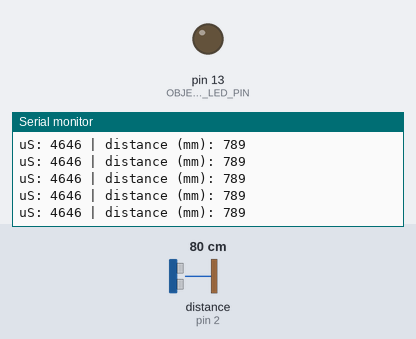
Recording of a sketch running on a simulated Arduino Uno, built with avr-gcc and run on an emulated ATmega328P. On the bench: output pins drawn as LEDs (lit = HIGH), the last lines printed to the serial monitor. Wiring (inferred from the names in the program): ultrasonic range finder: trigger pin 3; echo pin 2. Inputs (shaded band) come from the test bench; at power-on: distance to the obstacle (sensor on pin 2) 80 cm. The echo pulse lasts 58.3 µs per cm; pins used as bus, display or sensor lines are not drawn.

Above: at 2.2 s.
2.3 s: distance to the obstacle (sensor on pin 2) set to 9 cm
At 2.33 s:
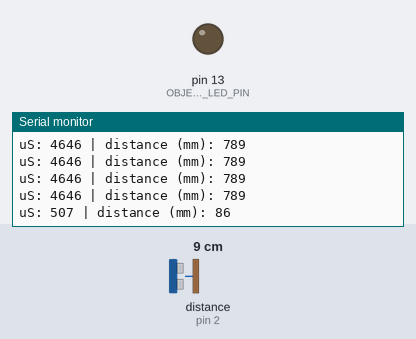
5.3 s: distance to the obstacle (sensor on pin 2) set to 4 cm
At 5.34 s:
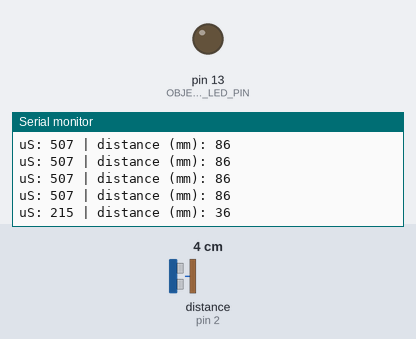
Timing chart, 0 to 8.3 s (numbered marks = the images above; inputs shaded):
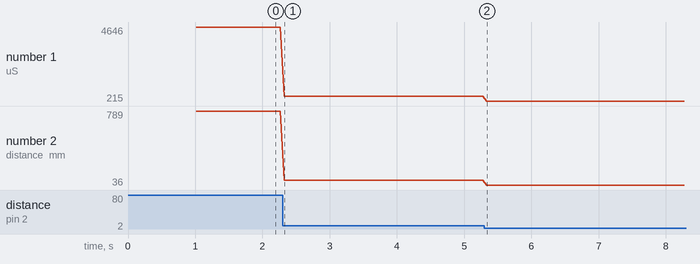

The sketch:

testing_pulsein_timeout.ino
```cpp
//pin definitions
//Ultrasonic sensor
#define ECHO_PIN 2
#define TRIGGER_PIN 3
//#define STUCK_LED_PIN 12 //not implemented yet, except for start up indicators
#define OBJECT_DETECTED_LED_PIN 13

//variables
#define SPEED_OF_SOUND_MM_PER_S 340000
//Remember the formula is distance = 0.5 * speed * time; therefore time = 2 * (distance / speed)
#define ONE_MICROSECOND_IS_X_MILLIMETRES (0.5 * SPEED_OF_SOUND_MM_PER_S * 1e-6)
#define TIMEOUT_DISTANCE_MM 1000
#define PULSEIN_TIMEOUT_US (TIMEOUT_DISTANCE_MM / ONE_MICROSECOND_IS_X_MILLIMETRES)


void setup() {
  pinMode(ECHO_PIN, INPUT);
  pinMode(TRIGGER_PIN, OUTPUT);
  digitalWrite(TRIGGER_PIN, LOW); //no accidental triggering
  //pinMode(STUCK_LED_PIN, OUTPUT);
  pinMode(OBJECT_DETECTED_LED_PIN, OUTPUT);

  Serial.begin(9600);
  Serial.println("PULSEIN_TIMEOUT_US: " + String(PULSEIN_TIMEOUT_US) + " | ONE_MICROSECOND_IS_X_MILLIMETRES: " + String(ONE_MICROSECOND_IS_X_MILLIMETRES));

  delay(1000);
}

void loop() {

  //send pulse
  digitalWrite(TRIGGER_PIN, HIGH);
  delayMicroseconds(10); //send the trigger pulse
  digitalWrite(TRIGGER_PIN, LOW);


  //Calculations
  signed long duration_uS = pulseInLong(ECHO_PIN, HIGH); //How many microseconds the ECHO pin pulse is HIGH.
  int16_t distance_mm = 0.5 * SPEED_OF_SOUND_MM_PER_S * (duration_uS * 1e-6); //conversions done inline to prevent inaccuracies through rounding

  if (duration_uS == 0) {
    digitalWrite(OBJECT_DETECTED_LED_PIN, HIGH);
  } else {
    digitalWrite(OBJECT_DETECTED_LED_PIN, LOW);
  }

  Serial.println("\nuS: " + String(duration_uS) + " | distance (mm): " + String(distance_mm));
  delay(60);

}
```

Measured:
- after the input at 2.3 s, the serial monitor: prints a new line at once (image 1)
- after the input at 5.3 s, the serial monitor: prints a new line at once (image 2)
- plotted number 1: 4646 → 507 after the input at 2.3 s, 507 → 215 after the input at 5.3 s
- plotted number 2: 789 → 86 after the input at 2.3 s, 86 → 36 after the input at 5.3 s
